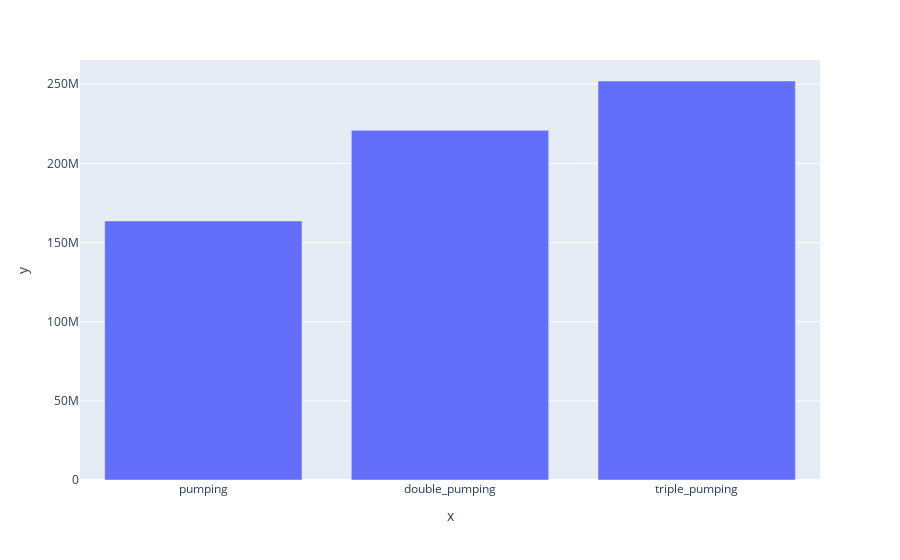

Notebook code cell kept with this figure:
### Code cell
recovery_flow_reductions = [-recovery_runs[run_name]["flow_reduction"].sum()*DROUGHT_AND_RECOVERY_TIMESTEP_SIZE for run_name in run_names]
recovery_flow_reduction_figure = px.bar(x=run_names, y=recovery_flow_reductions)
recovery_flow_reduction_figure.show()

### Figure 1 — Plotly figure (JSON) as saved in the notebook; plotly's stock layout.template omitted (floating-point values rounded to 4 significant figures)
{"data": [{"hovertemplate": "x=%{x}<br>y=%{y}<extra></extra>", "legendgroup": "", "marker": {"color": "#636efa", "pattern": {"shape": ""}}, "name": "", "orientation": "v", "showlegend": false, "textposition": "auto", "type": "bar", "x": ["pumping", "double_pumping", "triple_pumping"], "xaxis": "x", "y": [163700000.0, 220900000.0, 252000000.0], "yaxis": "y"}], "layout": {"barmode": "relative", "legend": {"tracegroupgap": 0}, "margin": {"t": 60}, "xaxis": {"anchor": "y", "domain": [0, 1], "title": {"text": "x"}}, "yaxis": {"anchor": "x", "domain": [0, 1], "title": {"text": "y"}}}}
